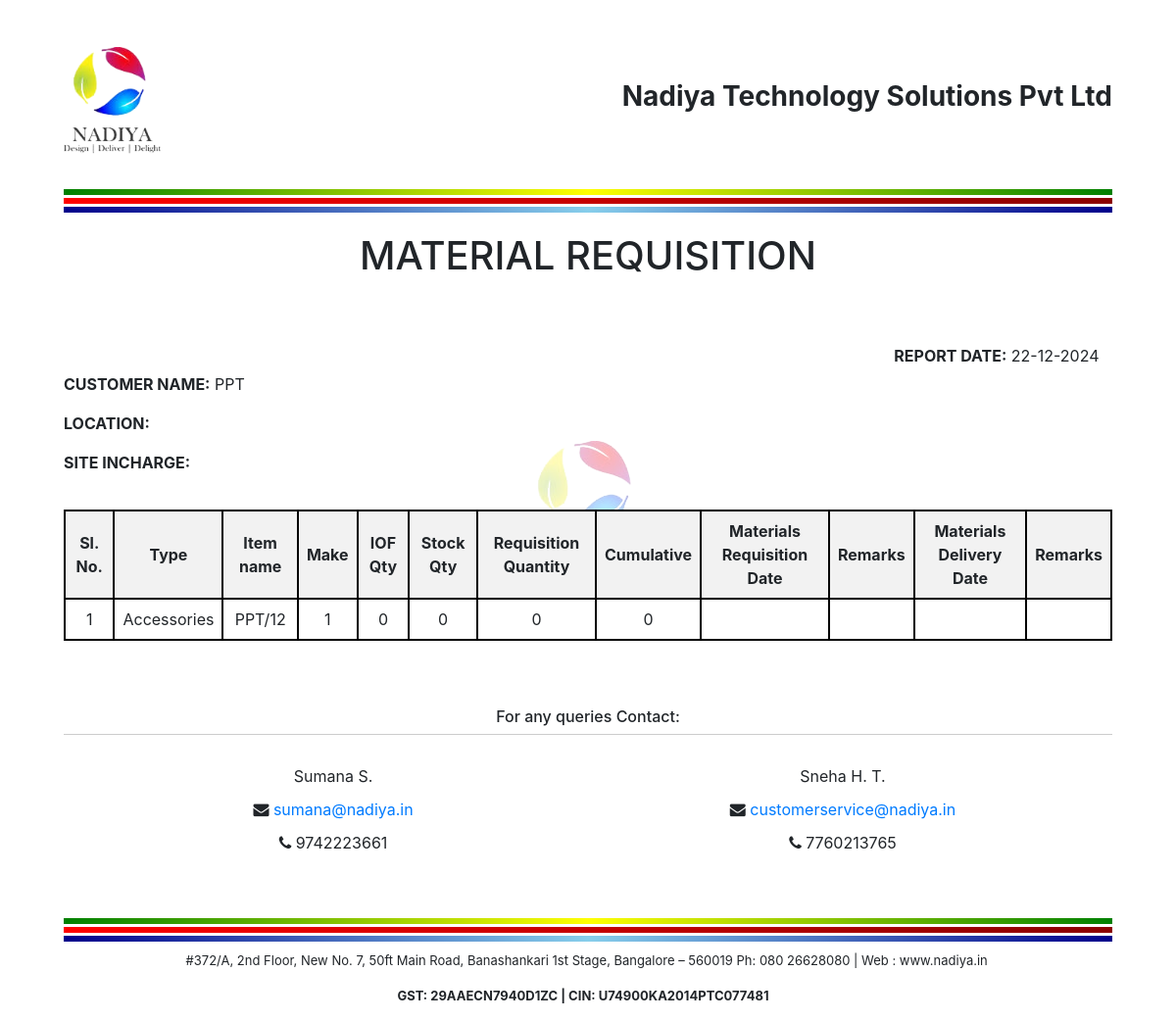
Screenshot of /display1 (signed in) with the database file from the repository.
### website/models.py (models this page shows)
class User(db.Model, UserMixin):
    id = db.Column(db.Integer, primary_key=True)
    email = db.Column(db.String(150), unique=True)
    password = db.Column(db.String(150))
    first_name = db.Column(db.String(150))
    rid = db.Column(db.String(150))
    p_type = db.Column(db.String(50))

class Stock(db.Model):
    id = db.Column(db.Integer, primary_key=True)
    menu = db.Column(db.String(50), nullable=False)
    item = db.Column(db.String(100), nullable=False)
    make = db.Column(db.String(100), nullable=False)
    unit = db.Column(db.Integer, nullable=False)
    iof = db.Column(db.Integer, nullable=False)
    stock = db.Column(db.Integer, nullable=False)
    cumulative = db.Column(db.Integer, nullable=False)
    date1 = db.Column(db.String(50), nullable=False)
    remarks1 = db.Column(db.String(255))
    date2 = db.Column(db.String(50), nullable=False)
    remarks2 = db.Column(db.String(255))
    user_id = db.Column(db.Integer, db.ForeignKey('user.id'), nullable=False)
    user = db.relationship('User', backref=db.backref('stocks', lazy=True))

### website/views.py (the view)
@views.route('/display1')
@login_required
def display1():
    stonks = Stock.query.filter_by(user_id=current_user.id).all()
    infos = db.session.query(Info).filter(Info.user_id == current_user.id).all()
    contact = db.session.query(Contact).filter(Contact.user_id == current_user.id).all()
    current_date = datetime.now().strftime('%d-%m-%Y')
    return render_template('display1.html', stonks=stonks, infos = infos , contact=contact, current_date = current_date)

### website/__init__.py (called while the page is built)
def create_app():
    app = Flask(__name__)
    app.config['SECRET_KEY'] = '123!@#$%^&*'
    app.config['SQLALCHEMY_DATABASE_URI'] = f'sqlite:///{DB_NAME}'
    db.init_app(app)
    from .views import views
    from .auth import auth
    app.register_blueprint(views, url_prefix='/')
    app.register_blueprint(auth, url_prefix='/')
    from .models import User
    with app.app_context():
        db.create_all()
    app.jinja_env.globals.update(enumerate=enumerate)
    app.jinja_env.globals.update(str=str)
    app.jinja_env.globals.update(int=int)
    login_manager = LoginManager()
    login_manager.login_view = 'auth.login'
    login_manager.init_app(app)
    @login_manager.user_loader
    def load_user(id):
        return User.query.get(int(id))
    return app

### website/templates/display1.html (shortened to what this page needs)
<!DOCTYPE html>
<html lang="en">
<head>
    <link href="https://maxcdn.bootstrapcdn.com/bootstrap/4.0.0/css/bootstrap.min.css" rel="stylesheet">
        <link rel="stylesheet" href="https://stackpath.bootstrapcdn.com/font-awesome/4.7.0/css/font-awesome.min.css">
</head>
<body>
    <div class="container">
        <br><br>
        <div class="logo-header">
            <img src="{{ url_for('static', filename='logo.png') }}" alt="Logo" width="100">
            <h3><strong>Nadiya Technology Solutions Pvt Ltd</strong></h3>
        </div>
        <div class="lines">
            <div class="line line1"></div>
            <div class="line line2"></div>
            <div class="line line3"></div>
        </div>
        <div class="header">
            <h1>MATERIAL REQUISITION</h1>
            <br><br>
        </div>
        <div class="right-align">
            <p><strong>REPORT DATE:</strong> {{ current_date }} &nbsp;&nbsp;</p>
        </div>
        <div class = "left-align">
        <p><strong>CUSTOMER NAME:</strong> {{current_user.email}} &nbsp;&nbsp;</p>
        {% if infos %}
            <p><strong>LOCATION:</strong> {{infos[-1].loc}} &nbsp;&nbsp;</p>
        {% endif %}
        {% if contact %}
            <p><strong>SITE INCHARGE:</strong> {{contact[-1].name1}} &nbsp;&nbsp;</p>
        {% endif %}
        </div>
        <div class = "table-responsive">
            <table>
                <thead>
                    <tr>
                        <th>Sl. No.</th>
                        <th>Type</th>
                        <th>Item name</th>
                        <th>Make</th>
                        <th>IOF Qty</th>
                        <th>Stock Qty</th>
                        <th>Requisition Quantity</th>
                        <th>Cumulative</th>
                        <th>Materials Requisition Date</th>
                        <th>Remarks</th>
                        <th>Materials Delivery Date</th>
                        <th>Remarks</th>
                    </tr>
                </thead>
                <tbody>
                    {% for product in stonks %}
                        {% if product.item %}
                            <tr data-product-id="{{ product.id }}">
                                <td>{{ loop.index }}</td>
                                <td>{{ product.menu }}</td>
                                <td>{{ product.item }}</td>
                                <td>{{ product.make }}</td>
                                <td>{{ product.iof }}</td>
                                <td>{{ product.stock }}</td>
                                <td>{{ product.unit }}</td>
                                <td>{{ product.cumulative }}</td>
                                <td>{{ product.date1 }}</td>
                                <td>{{ product.remarks1 }}</td>
                                <td>{{ product.date2 }}</td>
                                <td>{{ product.remarks2 }}</td>
                            </tr>
                        {% endif %}
                    {% endfor %}
                </tbody>
            </table>
        </div><br><br>
              <h6>For any queries Contact:</h6>
       <div class="footer">
    <div class="left">
        <div class="contact-info">
            <p>Sumana S.</p>
            <p><i class="fa fa-envelope"></i> <a href="mailto:sumana@nadiya.in">sumana@nadiya.in</a></p>
            <p><i class="fa fa-phone"></i> 9742223661</p>
        </div>
    </div>
    <div class="right">
        <div class="contact-info">
            <p>Sneha H. T.</p>
            <p><i class="fa fa-envelope"></i> <a href="mailto:customerservice@nadiya.in">customerservice@nadiya.in</a></p>
            <p><i class="fa fa-phone"></i> 7760213765</p>
        </div>
    </div>
        </div>
        <div class="lines">
        <div class="line line1"></div>
        <div class="line line2"></div>
        <div class="line line3"></div>
    </div>
      <div class="footer-bottom">
            <div class="left">
                 <div class="regards">
                   <center>&nbsp;&nbsp;#372/A, 2nd Floor, New No. 7, 50ft Main Road,
                    Banashankari 1st Stage, Bangalore – 560019 Ph: 080 26628080 |
                    Web : www.nadiya.in<br></p></center>
                    <p><center><strong> GST: 29AAECN7940D1ZC  |  CIN: U74900KA2014PTC077481</strong></center></p>
                </div>
                </div>
    <br><br>
    </div>
</body>
</html>

### rows the page displays
User: email "PPT"
Stock: menu "Accessories", item "PPT/12", make "1", iof "0", stock "0", unit "0", cumulative "0"
